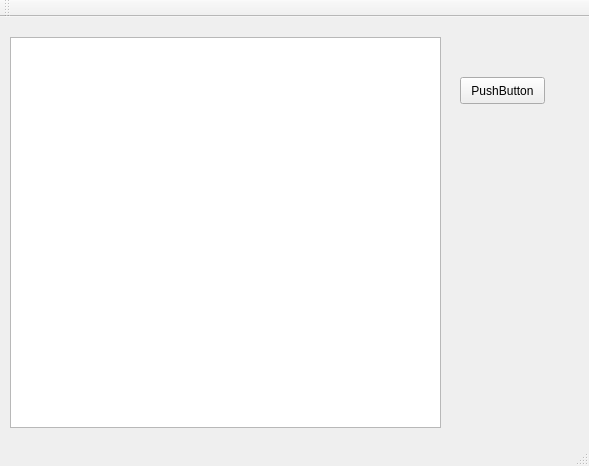
<?xml version="1.0" encoding="UTF-8"?>
<ui version="4.0">
 <class>laberinto</class>
 <widget class="QMainWindow" name="laberinto">
  <property name="geometry">
   <rect>
    <x>0</x>
    <y>0</y>
    <width>589</width>
    <height>466</height>
   </rect>
  </property>
  <property name="windowTitle">
   <string>laberinto</string>
  </property>
  <widget class="QWidget" name="centralWidget">
   <widget class="QTableWidget" name="tablaLaberinto">
    <property name="geometry">
     <rect>
      <x>10</x>
      <y>20</y>
      <width>431</width>
      <height>391</height>
     </rect>
    </property>
    <property name="lineWidth">
     <number>0</number>
    </property>
    <property name="midLineWidth">
     <number>0</number>
    </property>
    <property name="showGrid">
     <bool>true</bool>
    </property>
    <attribute name="horizontalHeaderVisible">
     <bool>false</bool>
    </attribute>
    <attribute name="horizontalHeaderCascadingSectionResizes">
     <bool>true</bool>
    </attribute>
    <attribute name="verticalHeaderVisible">
     <bool>false</bool>
    </attribute>
   </widget>
   <widget class="QPushButton" name="pushButton">
    <property name="geometry">
     <rect>
      <x>460</x>
      <y>60</y>
      <width>85</width>
      <height>27</height>
     </rect>
    </property>
    <property name="text">
     <string>PushButton</string>
    </property>
   </widget>
  </widget>
  <widget class="QMenuBar" name="menuBar">
   <property name="geometry">
    <rect>
     <x>0</x>
     <y>0</y>
     <width>589</width>
     <height>27</height>
    </rect>
   </property>
  </widget>
  <widget class="QToolBar" name="mainToolBar">
   <attribute name="toolBarArea">
    <enum>TopToolBarArea</enum>
   </attribute>
   <attribute name="toolBarBreak">
    <bool>false</bool>
   </attribute>
  </widget>
  <widget class="QStatusBar" name="statusBar"/>
 </widget>
 <layoutdefault spacing="6" margin="11"/>
 <resources/>
 <connections/>
</ui>
